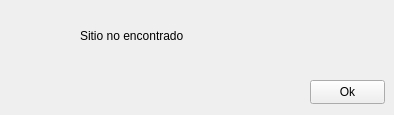
<?xml version="1.0" encoding="UTF-8"?>
<ui version="4.0">
 <class>No_Encontrado</class>
 <widget class="QWidget" name="No_Encontrado">
  <property name="geometry">
   <rect>
    <x>0</x>
    <y>0</y>
    <width>394</width>
    <height>115</height>
   </rect>
  </property>
  <property name="windowTitle">
   <string>Aviso</string>
  </property>
  <property name="windowIcon">
   <iconset theme="QIcon::ThemeIcon::ApplicationExit"/>
  </property>
  <widget class="QLabel" name="label">
   <property name="geometry">
    <rect>
     <x>80</x>
     <y>10</y>
     <width>241</width>
     <height>51</height>
    </rect>
   </property>
   <property name="styleSheet">
    <string notr="true">font: 600 20pt &quot;Segoe UI&quot;;</string>
   </property>
   <property name="text">
    <string>Sitio no encontrado</string>
   </property>
  </widget>
  <widget class="QPushButton" name="Ok">
   <property name="geometry">
    <rect>
     <x>310</x>
     <y>80</y>
     <width>75</width>
     <height>24</height>
    </rect>
   </property>
   <property name="text">
    <string>Ok</string>
   </property>
  </widget>
 </widget>
 <resources/>
 <connections>
  <connection>
   <sender>Ok</sender>
   <signal>clicked(bool)</signal>
   <receiver>No_Encontrado</receiver>
   <slot>hide()</slot>
   <hints>
    <hint type="sourcelabel">
     <x>347</x>
     <y>91</y>
    </hint>
    <hint type="destinationlabel">
     <x>196</x>
     <y>57</y>
    </hint>
   </hints>
  </connection>
 </connections>
</ui>
